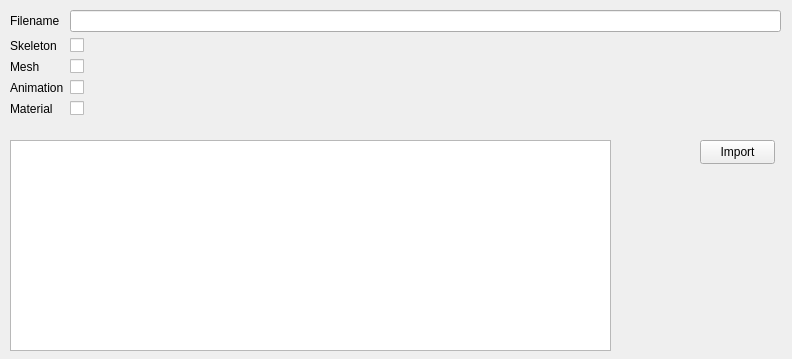
<?xml version="1.0" encoding="UTF-8"?>
<ui version="4.0">
 <class>Importer</class>
 <widget class="QWidget" name="Importer">
  <property name="geometry">
   <rect>
    <x>0</x>
    <y>0</y>
    <width>792</width>
    <height>359</height>
   </rect>
  </property>
  <property name="windowTitle">
   <string>Form</string>
  </property>
  <widget class="QWidget" name="formLayoutWidget">
   <property name="geometry">
    <rect>
     <x>10</x>
     <y>10</y>
     <width>771</width>
     <height>121</height>
    </rect>
   </property>
   <layout class="QFormLayout" name="formLayout">
    <item row="0" column="0">
     <widget class="QLabel" name="filenameLabel">
      <property name="text">
       <string>Filename</string>
      </property>
     </widget>
    </item>
    <item row="0" column="1">
     <widget class="QLineEdit" name="filenameLineEdit">
      <property name="readOnly">
       <bool>true</bool>
      </property>
     </widget>
    </item>
    <item row="1" column="0">
     <widget class="QLabel" name="skeletonLabel">
      <property name="text">
       <string>Skeleton</string>
      </property>
     </widget>
    </item>
    <item row="1" column="1">
     <widget class="QCheckBox" name="skeletonCheckBox"/>
    </item>
    <item row="2" column="0">
     <widget class="QLabel" name="meshLabel">
      <property name="text">
       <string>Mesh</string>
      </property>
     </widget>
    </item>
    <item row="2" column="1">
     <widget class="QCheckBox" name="meshCheckBox"/>
    </item>
    <item row="3" column="0">
     <widget class="QLabel" name="animationsLabel">
      <property name="text">
       <string>Animation</string>
      </property>
     </widget>
    </item>
    <item row="3" column="1">
     <widget class="QCheckBox" name="animationsCheckBox"/>
    </item>
    <item row="4" column="0">
     <widget class="QLabel" name="materialLabel">
      <property name="text">
       <string>Material</string>
      </property>
     </widget>
    </item>
    <item row="4" column="1">
     <widget class="QCheckBox" name="materialCheckBox"/>
    </item>
   </layout>
  </widget>
  <widget class="QTextEdit" name="textEdit">
   <property name="geometry">
    <rect>
     <x>10</x>
     <y>140</y>
     <width>601</width>
     <height>211</height>
    </rect>
   </property>
   <property name="readOnly">
    <bool>true</bool>
   </property>
  </widget>
  <widget class="QLabel" name="label">
   <property name="geometry">
    <rect>
     <x>630</x>
     <y>210</y>
     <width>141</width>
     <height>141</height>
    </rect>
   </property>
   <property name="text">
    <string/>
   </property>
   <property name="pixmap">
    <pixmap>icon/icon.jpg</pixmap>
   </property>
  </widget>
  <widget class="QPushButton" name="pushButton">
   <property name="geometry">
    <rect>
     <x>700</x>
     <y>140</y>
     <width>75</width>
     <height>24</height>
    </rect>
   </property>
   <property name="text">
    <string>Import</string>
   </property>
  </widget>
 </widget>
 <resources/>
 <connections/>
</ui>
